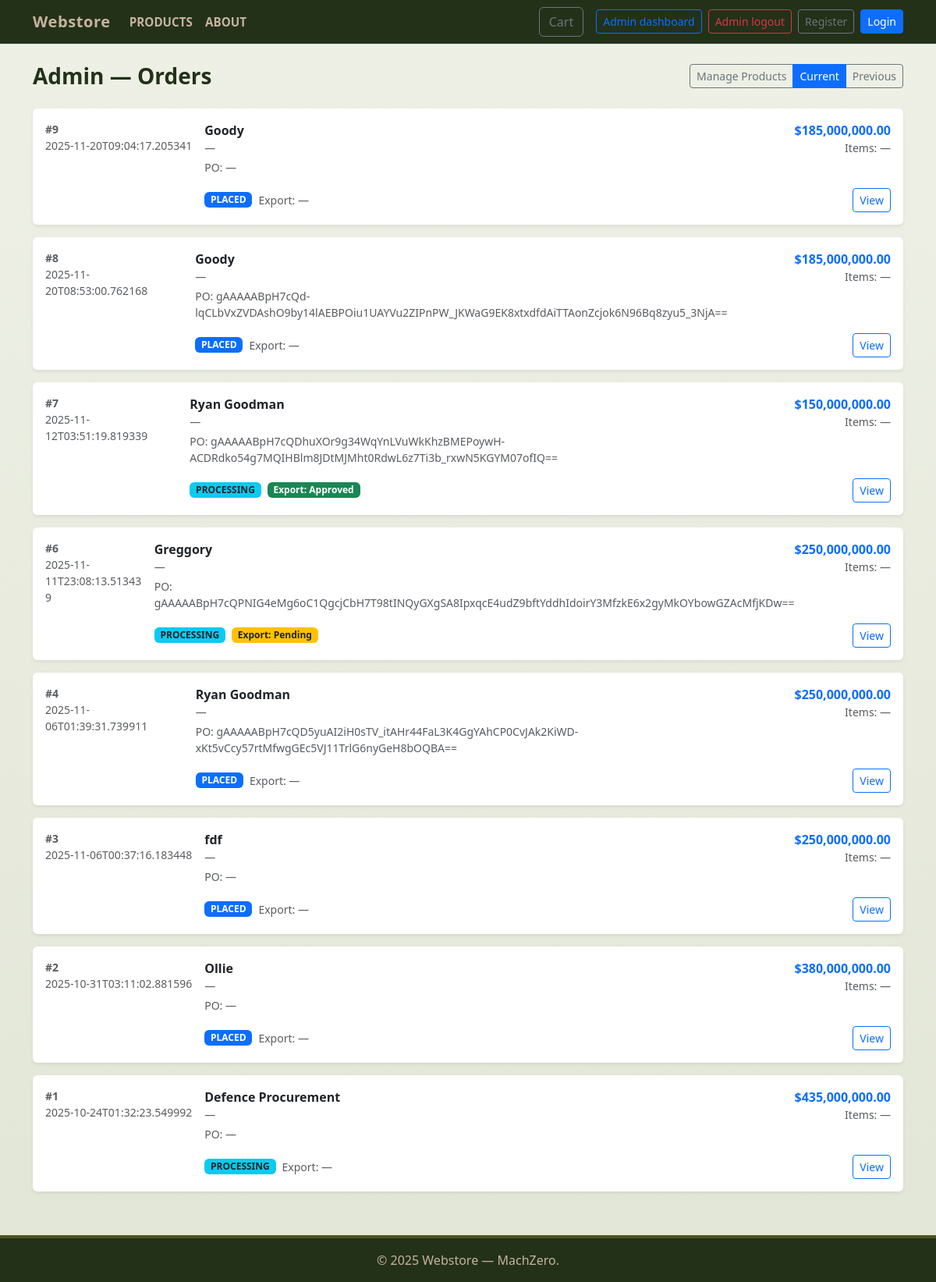
The page /admin/orders (signed in) on the database as committed earlier.
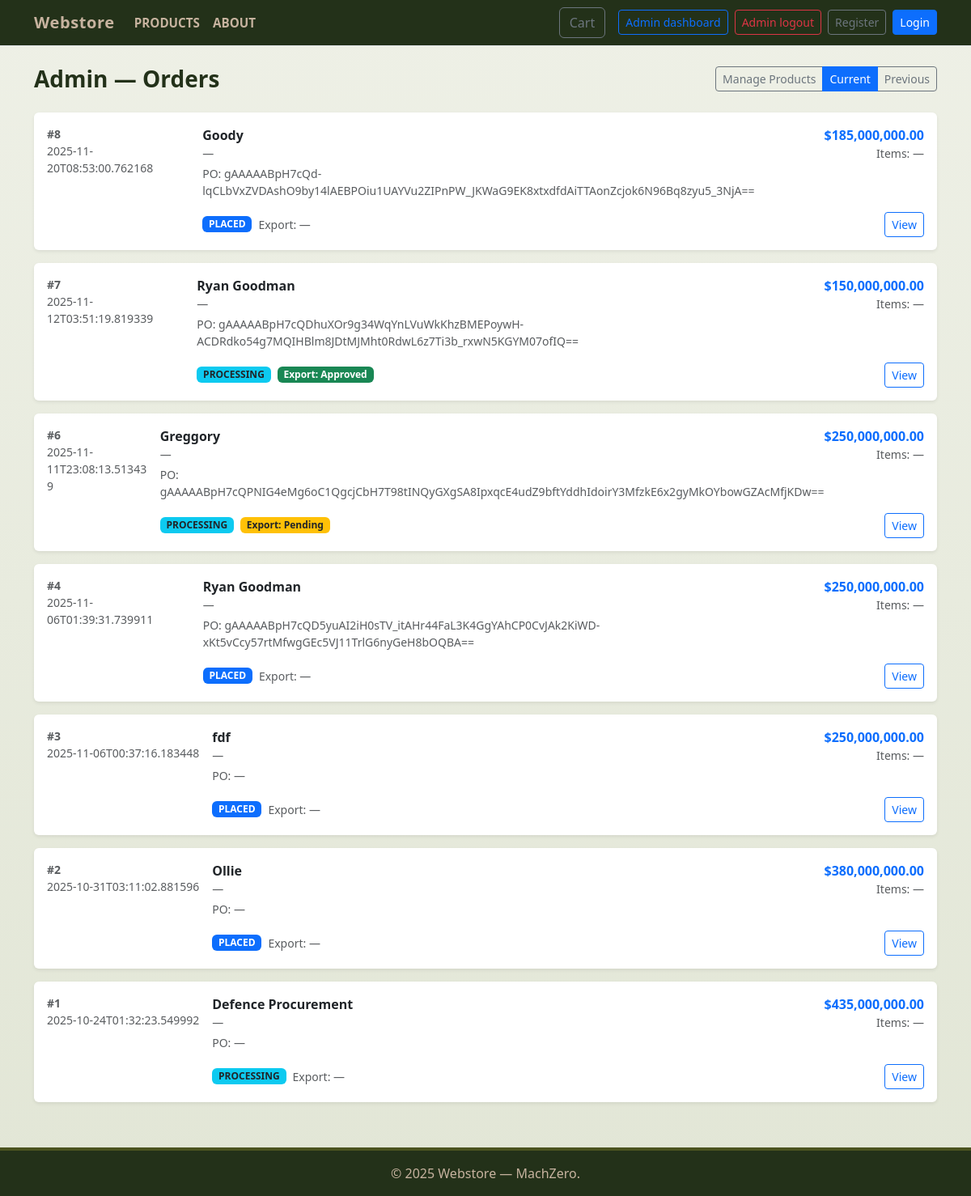
The same page on the database as committed later.
### tables this page shows
CREATE TABLE orders (
        id INTEGER PRIMARY KEY,
        customer_id INTEGER NOT NULL,
        total REAL NOT NULL,
        status TEXT NOT NULL,
        created_at TEXT NOT NULL, agency TEXT, authorized_officer TEXT, official_email TEXT, position_clearance TEXT, contact_number TEXT, po_number TEXT, contract_reference TEXT, funding_source TEXT, auth_doc TEXT, vendor_id TEXT, end_user_cert TEXT, export_license_status TEXT, delivery_location TEXT, required_delivery_date TEXT, payment_method TEXT, declaration_agreed INTEGER, digital_signature TEXT,
        FOREIGN KEY(customer_id) REFERENCES customers(id) ON DELETE CASCADE
    );

CREATE TABLE customers (
        id INTEGER PRIMARY KEY,
        name TEXT NOT NULL,
        email TEXT UNIQUE NOT NULL,
        phone TEXT,
        address TEXT,
        created_at TEXT NOT NULL
    , password TEXT);

### app.py (the view)
@app.route("/admin/orders")
@login_required
def admin_orders():
    db = get_db()
    filt = request.args.get("filter", "current")
    if filt == "previous":
        rows = db.execute(
            "SELECT o.*, c.name AS customer_name FROM orders o LEFT JOIN customers c ON o.customer_id = c.id "
            "WHERE o.status IN ('completed','shipped','cancelled') ORDER BY o.created_at DESC"
        ).fetchall()
    else:
        rows = db.execute(
            "SELECT o.*, c.name AS customer_name FROM orders o LEFT JOIN customers c ON o.customer_id = c.id "
            "WHERE o.status NOT IN ('completed','shipped','cancelled') ORDER BY o.created_at DESC"
        ).fetchall()
    return render_template("admin_orders.html", orders=rows, filter=filt)

### app.py (called while the page is built)
def login_required(f):
    @wraps(f)
    def wrapped(*args, **kwargs):
        if not session.get("is_admin"):
            return redirect(url_for("admin_login", next=request.path))
        return f(*args, **kwargs)
    return wrapped

def get_db():
    if 'db' not in g:
        conn = sqlite3.connect(DB_PATH)
        conn.row_factory = sqlite3.Row
        conn.execute("PRAGMA foreign_keys = ON;")
        g.db = conn
    return g.db

@app.context_processor
def inject_cart_count():
    cart = session.get("cart", {}) if session is not None else {}
    try:
        count = sum(int(v) for v in cart.values()) if cart else 0
    except Exception:
        count = 0
    return {"cart_count": count}

### templates/admin_orders.html (shortened to what the changed rows need)
<!doctype html>
<html lang="en">
<head>
  <link href="https://cdn.jsdelivr.net/npm/bootstrap@5.3.0/dist/css/bootstrap.min.css" rel="stylesheet">
  <link rel="stylesheet" href="{{ url_for('static', filename='css/styles.css') }}">
</head>
<body>
  <main class="container py-4">
    {% if orders %}
      <div class="row g-3">
        {% for o in orders %}
          <div class="col-12">
            <div class="card shadow-sm border-0">
              <div class="card-body d-flex flex-column flex-md-row align-items-start">
                <div class="me-3 text-muted small" style="min-width:110px;">
                  <div class="fw-semibold">#{{ o.id }}</div>
                  <div class="text-muted">{{ o.created_at }}</div>
                </div>
                <div class="flex-grow-1">
                  <div class="d-flex justify-content-between align-items-start">
                    <div>
                      <div class="fw-semibold">{{ o.customer_name or '—' }}</div>
                      <div class="small text-muted">{{ o.customer_email or '—' }}</div>
                      <div class="small text-muted mt-1">PO: {{ o.po_number or '—' }}</div>
                    </div>
                    <div class="text-end">
                      <div class="fw-semibold text-primary">${{ "{:,.2f}".format(o.total) }}</div>
                      <div class="small text-muted">Items: {{ o.item_count if o.item_count is defined else '—' }}</div>
                    </div>
                  </div>
                  <div class="mt-3 d-flex flex-wrap gap-2 align-items-center">
                    {% set s = (o.status or '') %}
                    {% if s == 'placed' %}
                      <span class="badge bg-primary text-uppercase small">{{ s }}</span>
                    {% elif s == 'processing' %}
                      <span class="badge bg-info text-dark text-uppercase small">{{ s }}</span>
                    {% elif s == 'shipped' %}
                      <span class="badge bg-secondary text-uppercase small">{{ s }}</span>
                    {% elif s == 'completed' %}
                      <span class="badge bg-success text-uppercase small">{{ s }}</span>
                    {% elif s == 'cancelled' %}
                      <span class="badge bg-danger text-uppercase small">{{ s }}</span>
                    {% else %}
                      <span class="badge bg-secondary text-uppercase small">{{ s }}</span>
                    {% endif %}
                    {% set e = o.export_license_status %}
                    {% if e %}
                      {% if e == 'Approved' %}
                        <span class="badge bg-success small">Export: {{ e }}</span>
                      {% elif e == 'Pending' %}
                        <span class="badge bg-warning text-dark small">Export: {{ e }}</span>
                      {% elif e == 'Exempt' %}
                        <span class="badge bg-info text-dark small">Export: {{ e }}</span>
                      {% else %}
                        <span class="badge bg-secondary small">Export: {{ e }}</span>
                      {% endif %}
                    {% else %}
                      <span class="text-muted small">Export: —</span>
                    {% endif %}
                    <div class="ms-auto">
                      <a class="btn btn-sm btn-outline-primary" href="{{ url_for('admin_order_detail', order_id=o.id) }}">View</a>
                    </div>
                  </div>
                </div>
              </div>
            </div>
          </div>
        {% endfor %}
      </div>
    {% else %}
      <div class="card shadow-sm">
        <div class="card-body text-center text-muted">
          No orders found.
        </div>
      </div>
    {% endif %}
  </main>
</body>
</html>

Rows that differ between the two databases and show on the page:
no longer on this page (row edited): orders: id "9", created_at "2025-11-20T09:04:17.205341", name "Goody", customer_email "—", po_number "—", total "185,000,000.00", item_count "—", status "PLACED", shows "Export: —"
